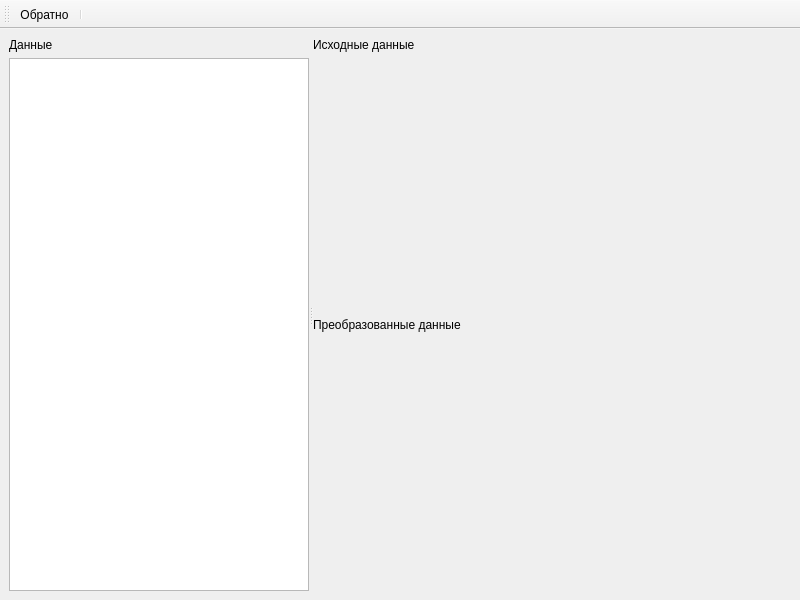
<?xml version="1.0" encoding="UTF-8"?>
<ui version="4.0">
 <class>MainWindow</class>
 <widget class="QMainWindow" name="MainWindow">
  <property name="geometry">
   <rect>
    <x>0</x>
    <y>0</y>
    <width>800</width>
    <height>600</height>
   </rect>
  </property>
  <property name="windowTitle">
   <string>Графическое представление данных</string>
  </property>
  <widget class="QWidget" name="centralwidget">
   <layout class="QVBoxLayout" name="verticalLayout_3">
    <item>
     <widget class="QSplitter" name="splitter">
      <property name="orientation">
       <enum>Qt::Horizontal</enum>
      </property>
      <widget class="QWidget" name="widget" native="true">
       <property name="maximumSize">
        <size>
         <width>300</width>
         <height>16777215</height>
        </size>
       </property>
       <layout class="QVBoxLayout" name="verticalLayout_2">
        <property name="leftMargin">
         <number>0</number>
        </property>
        <property name="topMargin">
         <number>0</number>
        </property>
        <property name="rightMargin">
         <number>0</number>
        </property>
        <property name="bottomMargin">
         <number>0</number>
        </property>
        <item>
         <layout class="QVBoxLayout" name="verticalLayout">
          <property name="sizeConstraint">
           <enum>QLayout::SetDefaultConstraint</enum>
          </property>
          <item>
           <widget class="QLabel" name="label">
            <property name="text">
             <string>Данные</string>
            </property>
           </widget>
          </item>
          <item>
           <widget class="QListWidget" name="list_files">
            <property name="minimumSize">
             <size>
              <width>0</width>
              <height>0</height>
             </size>
            </property>
            <property name="baseSize">
             <size>
              <width>200</width>
              <height>0</height>
             </size>
            </property>
           </widget>
          </item>
         </layout>
        </item>
       </layout>
      </widget>
      <widget class="QWidget" name="layoutWidget">
       <layout class="QGridLayout" name="gridLayout_3">
        <item row="0" column="0">
         <layout class="QGridLayout" name="gridLayout">
          <item row="0" column="0">
           <widget class="QLabel" name="label_2">
            <property name="text">
             <string>Исходные данные</string>
            </property>
           </widget>
          </item>
          <item row="1" column="0">
           <widget class="QStackedWidget" name="input_graph">
            <widget class="QWidget" name="page"/>
            <widget class="QWidget" name="page_2"/>
           </widget>
          </item>
         </layout>
        </item>
        <item row="1" column="0">
         <layout class="QGridLayout" name="gridLayout_2">
          <item row="0" column="0">
           <widget class="QLabel" name="label_3">
            <property name="text">
             <string>Преобразованные данные</string>
            </property>
           </widget>
          </item>
          <item row="1" column="0">
           <widget class="QStackedWidget" name="output_graph">
            <property name="currentIndex">
             <number>1</number>
            </property>
            <widget class="QWidget" name="page_3"/>
            <widget class="QWidget" name="page_4"/>
           </widget>
          </item>
         </layout>
        </item>
       </layout>
      </widget>
     </widget>
    </item>
   </layout>
  </widget>
  <widget class="QMenuBar" name="menubar">
   <property name="geometry">
    <rect>
     <x>0</x>
     <y>0</y>
     <width>800</width>
     <height>21</height>
    </rect>
   </property>
  </widget>
  <widget class="QToolBar" name="toolBar">
   <property name="windowTitle">
    <string>toolBar</string>
   </property>
   <attribute name="toolBarArea">
    <enum>TopToolBarArea</enum>
   </attribute>
   <attribute name="toolBarBreak">
    <bool>false</bool>
   </attribute>
   <addaction name="action_back"/>
   <addaction name="separator"/>
  </widget>
  <action name="action_back">
   <property name="icon">
    <iconset>
     <normaloff>gui/icons/arrow-1-backward.png</normaloff>gui/icons/arrow-1-backward.png</iconset>
   </property>
   <property name="text">
    <string>Обратно</string>
   </property>
   <property name="toolTip">
    <string>Вернутся в главное окно</string>
   </property>
   <property name="shortcut">
    <string>Ctrl+Q</string>
   </property>
  </action>
 </widget>
 <resources/>
 <connections>
  <connection>
   <sender>list_files</sender>
   <signal>currentRowChanged(int)</signal>
   <receiver>MainWindow</receiver>
   <slot>select_file()</slot>
   <hints>
    <hint type="sourcelabel">
     <x>261</x>
     <y>336</y>
    </hint>
    <hint type="destinationlabel">
     <x>399</x>
     <y>299</y>
    </hint>
   </hints>
  </connection>
  <connection>
   <sender>action_back</sender>
   <signal>triggered()</signal>
   <receiver>MainWindow</receiver>
   <slot>close()</slot>
   <hints>
    <hint type="sourcelabel">
     <x>-1</x>
     <y>-1</y>
    </hint>
    <hint type="destinationlabel">
     <x>399</x>
     <y>299</y>
    </hint>
   </hints>
  </connection>
 </connections>
 <slots>
  <slot>select_file()</slot>
 </slots>
</ui>
